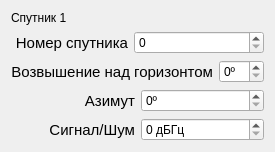
            <widget class="QWidget" name="tab_5">
             <attribute name="title">
              <string>1   </string>
             </attribute>
             <layout class="QGridLayout" name="gridLayout_8">
              <item row="3" column="0">
               <layout class="QHBoxLayout" name="azimut_lay">
                <item>
                 <widget class="QLabel" name="azimuth">
                  <property name="font">
                   <font>
                    <pointsize>11</pointsize>
                   </font>
                  </property>
                  <property name="text">
                   <string>Азимут</string>
                  </property>
                  <property name="alignment">
                   <set>Qt::AlignRight|Qt::AlignTrailing|Qt::AlignVCenter</set>
                  </property>
                 </widget>
                </item>
                <item>
                 <widget class="QSpinBox" name="azimut_">
                  <property name="maximumSize">
                   <size>
                    <width>130</width>
                    <height>16777215</height>
                   </size>
                  </property>
                  <property name="suffix">
                   <string>º</string>
                  </property>
                  <property name="maximum">
                   <number>359</number>
                  </property>
                 </widget>
                </item>
               </layout>
              </item>
              <item row="4" column="0">
               <layout class="QHBoxLayout" name="sign_lay">
                <item>
                 <widget class="QLabel" name="azimuth_11">
                  <property name="font">
                   <font>
                    <pointsize>11</pointsize>
                   </font>
                  </property>
                  <property name="text">
                   <string>Сигнал/Шум</string>
                  </property>
                  <property name="alignment">
                   <set>Qt::AlignRight|Qt::AlignTrailing|Qt::AlignVCenter</set>
                  </property>
                 </widget>
                </item>
                <item>
                 <widget class="QSpinBox" name="sign">
                  <property name="maximumSize">
                   <size>
                    <width>130</width>
                    <height>16777215</height>
                   </size>
                  </property>
                  <property name="suffix">
                   <string> дБГц</string>
                  </property>
                 </widget>
                </item>
               </layout>
              </item>
              <item row="2" column="0">
               <layout class="QHBoxLayout" name="up_gorlay">
                <item>
                 <widget class="QLabel" name="label_11">
                  <property name="font">
                   <font>
                    <pointsize>11</pointsize>
                   </font>
                  </property>
                  <property name="text">
                   <string>Возвышение над горизонтом</string>
                  </property>
                  <property name="alignment">
                   <set>Qt::AlignRight|Qt::AlignTrailing|Qt::AlignVCenter</set>
                  </property>
                 </widget>
                </item>
                <item>
                 <widget class="QSpinBox" name="up_gor">
                  <property name="minimumSize">
                   <size>
                    <width>0</width>
                    <height>0</height>
                   </size>
                  </property>
                  <property name="maximumSize">
                   <size>
                    <width>130</width>
                    <height>16777215</height>
                   </size>
                  </property>
                  <property name="suffix">
                   <string>º</string>
                  </property>
                  <property name="maximum">
                   <number>99</number>
                  </property>
                 </widget>
                </item>
               </layout>
              </item>
              <item row="1" column="0">
               <layout class="QHBoxLayout" name="sath_num">
                <item>
                 <widget class="QLabel" name="label_10">
                  <property name="font">
                   <font>
                    <pointsize>11</pointsize>
                   </font>
                  </property>
                  <property name="text">
                   <string>Номер спутника</string>
                  </property>
                  <property name="alignment">
                   <set>Qt::AlignRight|Qt::AlignTrailing|Qt::AlignVCenter</set>
                  </property>
                 </widget>
                </item>
                <item>
                 <widget class="QSpinBox" name="satn_number">
                  <property name="minimumSize">
                   <size>
                    <width>130</width>
                    <height>0</height>
                   </size>
                  </property>
                  <property name="maximumSize">
                   <size>
                    <width>130</width>
                    <height>16777215</height>
                   </size>
                  </property>
                  <property name="maximum">
                   <number>4</number>
                  </property>
                 </widget>
                </item>
               </layout>
              </item>
              <item row="0" column="0">
               <widget class="QLabel" name="label_5">
                <property name="maximumSize">
                 <size>
                  <width>16777215</width>
                  <height>20</height>
                 </size>
                </property>
                <property name="text">
                 <string>Спутник 1</string>
                </property>
               </widget>
              </item>
             </layout>
            </widget>
